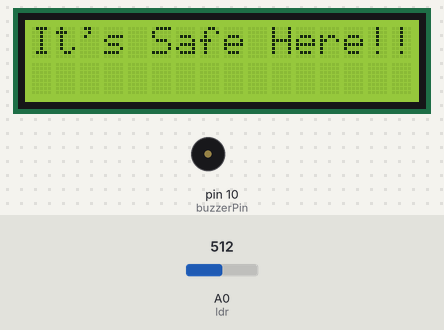
This sketch was run on a simulated Arduino Uno, built with avr-gcc and run on an emulated ATmega328P. On the bench: 16×2 character LCD, buzzer (waves = sounding). The inputs (shaded band) are chosen by the test bench; at power-on: A0 (ldr) = 512.

Above: at 1.2 s.
1.3 s: A0 (ldr) set to 18
2.8 s: A0 (ldr) set to 13
At 3.4 s:
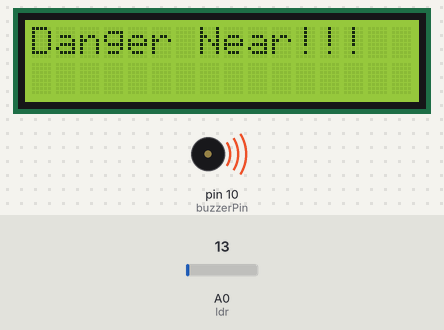
4.4 s: A0 (ldr) set to 122
At 4.96 s:
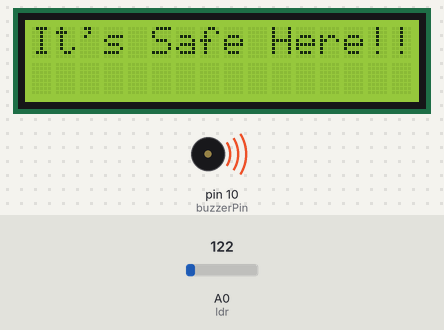
6.5 s: A0 (ldr) set to 5
At 7.1 s:
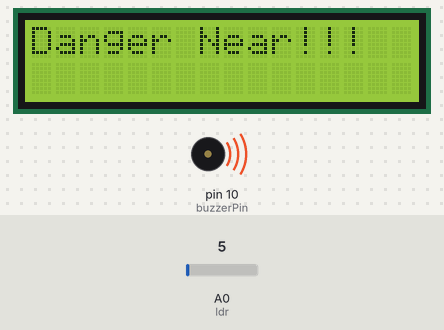
8.1 s: A0 (ldr) set to 25
At 9.4 s:
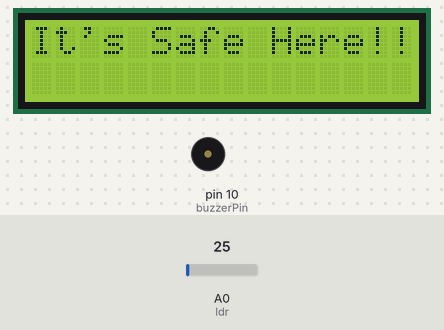
Timing chart, 0 to 11.1 s (numbered marks = the images above; inputs shaded):
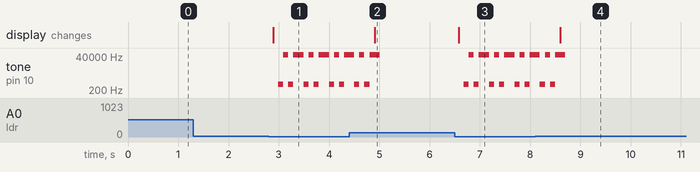

Measured:
- the behaviour switches between 16 and 15 on A0 (ldr) (found by bisection; images 0 and 1)
- after the input at 1.3 s, every drawn part: stays the same
- after the input at 2.8 s, tone on pin 10 (buzzerPin): silent → 500 Hz after 0.19 s, then repeats every 0.50 s: 50000 Hz 0.10 s, 500 Hz 0.10 s, 50000 Hz 0.20 s, 500 Hz 0.10 s; the display: changes after 0.09 s (image 1)
- after the input at 4.4 s, the display: changes after 0.51 s (image 2)
- after the input at 6.5 s, tone on pin 10 (buzzerPin): silent → 500 Hz after 0.18 s, then repeats every 0.50 s: 50000 Hz 0.10 s, 500 Hz 0.10 s, 50000 Hz 0.20 s, 500 Hz 0.10 s; the display: changes after 0.08 s (image 3)
- after the input at 8.1 s, the display: changes after 0.50 s (image 4)

The sketch:

LCD.ino
```cpp
#include<LiquidCrystal.h>
LiquidCrystal lcd(12,11,5,4,3,2);
const int ldr=A0;
int ldrRead;
const int buzzerPin=10;
void setup() {
    lcd.begin(16,2);
    Serial.begin(9600);
    pinMode(buzzerPin,OUTPUT);

}

void loop() {
ldrRead=analogRead(ldr);
if (ldrRead<=15){
  lcd.clear();
  lcd.println("Danger Near!!!");
  delay(100);

  tone(buzzerPin,500);
  delay(100);

   tone(buzzerPin,50000);
   delay(100);

    tone(buzzerPin,500);
    delay(100);

     tone(buzzerPin,50000);
     delay(100);
  }
else {
  lcd.clear();
  lcd.print("It's Safe Here!!!");
  delay(100);
  noTone(buzzerPin);
  }
}
```
